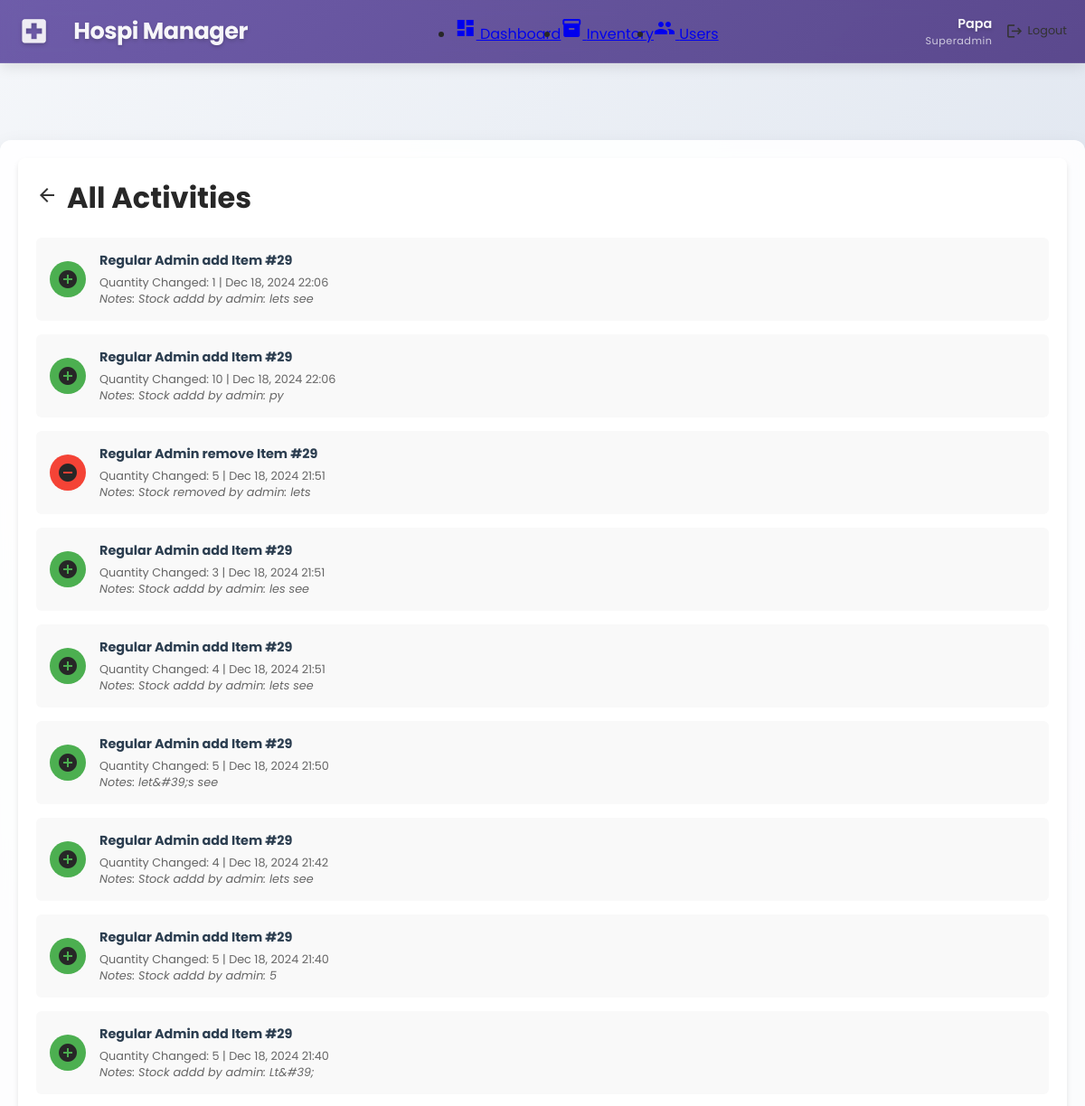
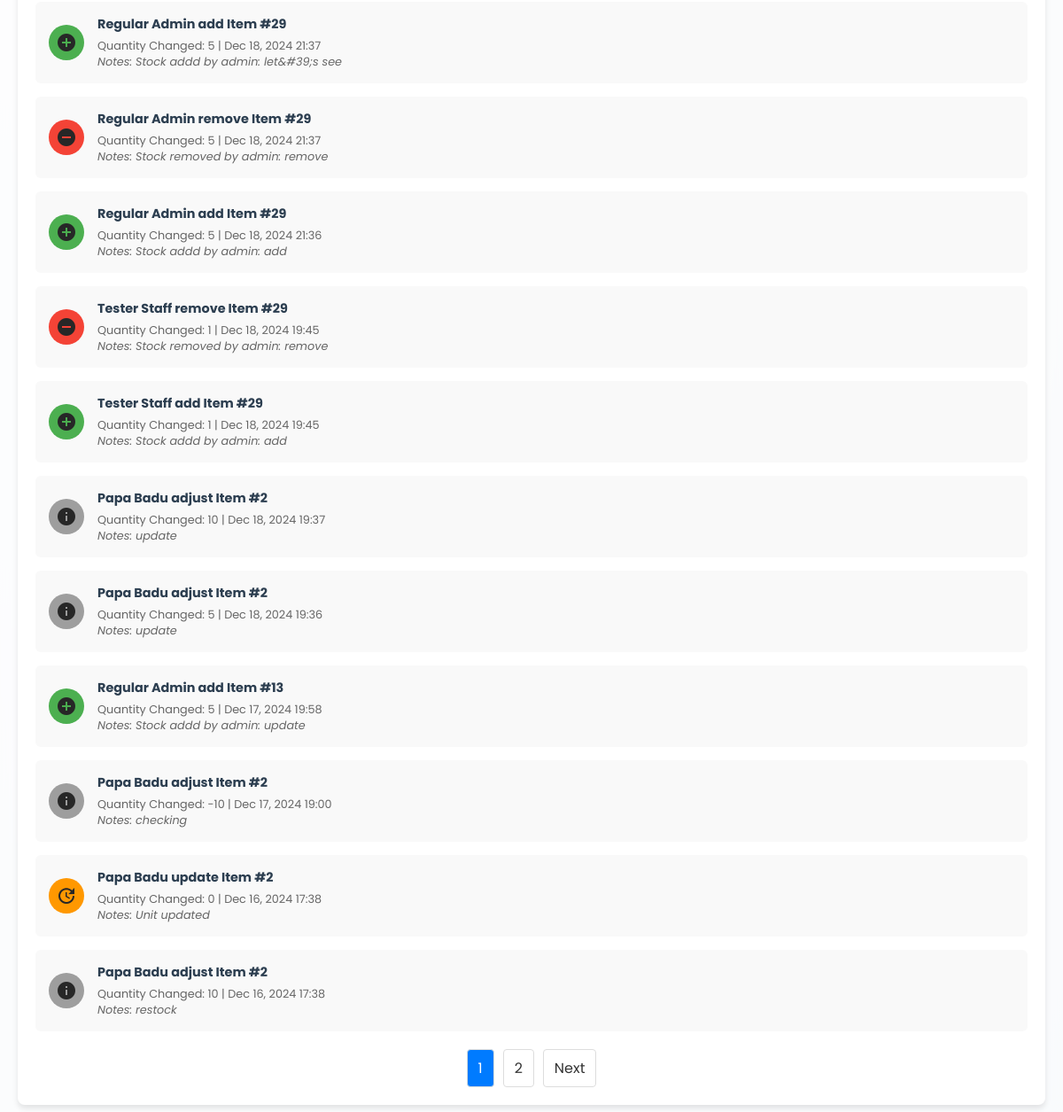
The app's page /view/admin/activities.php (signed in) with its own data (2 pictures, top to bottom).
### tables this page shows
CREATE TABLE `activity_log` (
  `log_id` int(11) NOT NULL,
  `user_id` int(11) NOT NULL,
  `action` varchar(20) NOT NULL,
  `item_id` int(11) NOT NULL,
  `quantity_changed` int(11) NOT NULL,
  `notes` text DEFAULT NULL,
  `timestamp` timestamp NOT NULL DEFAULT current_timestamp()
);

CREATE TABLE `users` (
  `user_id` int(11) NOT NULL,
  `first_name` varchar(50) NOT NULL,
  `last_name` varchar(50) NOT NULL,
  `email` varchar(100) NOT NULL,
  `password` varchar(255) NOT NULL,
  `role` enum('admin','superadmin','staff') NOT NULL,
  `created_at` timestamp NOT NULL DEFAULT current_timestamp(),
  `last_login` datetime DEFAULT NULL
);

### view/admin/activities.php (the view, shortened to what this page needs)
<?php
require_once BASE_PATH . '/functions/dashboard_functions.php';
$userRole = $_SESSION['role'];
$fullName = $_SESSION['first_name'] ?? 'User';
$page = isset($_GET['page']) ? (int)$_GET['page'] : 1;
$activitiesPerPage = 20;
$offset = ($page - 1) * $activitiesPerPage;
$query = "SELECT al.*, u.first_name, u.last_name
          FROM activity_log al
          JOIN users u ON al.user_id = u.user_id
          ORDER BY al.timestamp DESC
          LIMIT ? OFFSET ?";
$stmt = $conn->prepare($query);
$stmt->bind_param("ii", $activitiesPerPage, $offset);
$stmt->execute();
$result = $stmt->get_result();
$activities = $result->fetch_all(MYSQLI_ASSOC);
$countQuery = "SELECT COUNT(*) as total FROM activity_log";
$countStmt = $conn->prepare($countQuery);
$countStmt->execute();
$totalActivities = $countStmt->get_result()->fetch_assoc()['total'];
$totalPages = ceil($totalActivities / $activitiesPerPage);
function getActivityIcon($action) {
    switch ($action) {
        case 'add':
            return ['icon' => 'add_circle', 'color' => '#4CAF50'];
        case 'remove':
            return ['icon' => 'remove_circle', 'color' => '#F44336'];
        case 'update':
            return ['icon' => 'update', 'color' => '#FF9800'];
        default:
            return ['icon' => 'info', 'color' => '#9E9E9E'];
    }
}
?>
<!DOCTYPE html>
<html lang="en">
<head>
    <link rel="stylesheet" href="../../assets/css/dashboard.css">
</head>
<body>
    <div class="dashboard-container">
        <nav class="top-nav">
            <div class="nav-brand">
                <span class="material-icons">local_hospital</span>
                <span class="brand-name">Hospi Manager</span>
            </div>
            <ul class="nav-menu">
                <li>
                    <a href="dashboard.php">
                        <span class="material-icons">dashboard</span>
                        <span>Dashboard</span>
                    </a>
                </li>
                <li>
                    <a href="inventory.php">
                        <span class="material-icons">inventory</span>
                        <span>Inventory</span>
                    </a>
                </li>
                <?php if ($userRole === 'superadmin'): ?>
                <li>
                    <a href="users.php">
                        <span class="material-icons">people</span>
                        <span>Users</span>
                    </a>
                </li>
                <?php endif; ?>
            </ul>
            <div class="nav-profile">
                <div class="user-info">
                    <span class="user-name"><?= htmlspecialchars($fullName) ?></span>
                    <span class="user-role"><?= ucfirst(htmlspecialchars($userRole)) ?></span>
                </div>
                <a href="../../actions/logout.php" class="logout-btn" onclick="return confirm('Are you sure you want to logout?')">
                    <span class="material-icons">logout</span>
                    <span>Logout</span>
                </a>
            </div>
        </nav>
        <main class="main-content">
            <div class="activities-container">
                <div class="activities-header">
                    <div class="activities-header-content">
                        <a href="dashboard.php" class="back-button">
                            <span class="material-icons">arrow_back</span>
                        </a>
                        <h1>All Activities</h1>
                    </div>
                </div>
                <div class="activities-list">
                    <?php foreach ($activities as $activity):
                        $activityDetails = getActivityIcon($activity['action']);
                    ?>
                    <div class="activity-item">
                        <div class="activity-icon" style="background-color: <?= $activityDetails['color'] ?>;">
                            <span class="material-icons"><?= $activityDetails['icon'] ?></span>
                        </div>
                        <div class="activity-details">
                            <h3>
                                <?= htmlspecialchars($activity['first_name'] . ' ' . $activity['last_name']) ?>
                                <?= htmlspecialchars($activity['action']) ?>
                                Item #<?= htmlspecialchars($activity['item_id']) ?>
                            </h3>
                            <p>
                                Quantity Changed: <?= htmlspecialchars($activity['quantity_changed']) ?>
                                | <?= date('M j, Y H:i', strtotime($activity['timestamp'])) ?>
                            </p>
                            <?php if (!empty($activity['notes'])): ?>
                            <p><em>Notes: <?= htmlspecialchars($activity['notes']) ?></em></p>
                            <?php endif; ?>
                        </div>
                    </div>
                    <?php endforeach; ?>
                </div>
                <div class="pagination">
                    <?php for ($i = 1; $i <= $totalPages; $i++): ?>
                        <?php if ($i == $page): ?>
                            <span class="current"><?= $i ?></span>
                        <?php else: ?>
                            <a href="?page=<?= $i ?>"><?= $i ?></a>
                        <?php endif; ?>
                    <?php endfor; ?>
                    <?php if ($page < $totalPages): ?>
                        <a href="?page=<?= $page + 1 ?>">Next</a>
                    <?php endif; ?>
                </div>
            </div>
        </main>
    </div>
</body>
</html>

### assets/css/dashboard.css (style rules this page uses)
:root { --primary-color: rgb(161, 142, 224); --primary-light: rgba(161, 142, 224, 0.1); --primary-dark: rgb(131, 112, 194); --success-color: rgb(72, 187, 120); --warning-color: rgb(246, 173, 85); --danger-color: rgb(245, 101, 101); --text-dark: rgb(39, 39, 39); --text-light: rgb(107, 114, 128); --white: #ffffff; --background: rgb(249, 250, 251); --nav-height: 4rem; }
* { margin: 0; padding: 0; box-sizing: border-box; font-family: 'Poppins', sans-serif; }
body, html { margin: 0; padding: 0; width: 100%; height: 100%; font-family: 'Poppins', sans-serif; background: linear-gradient(135deg, #f5f7fa 0%, #c3cfe2 100%); background-attachment: fixed; overflow-x: hidden; }
body { color: var(--text-dark); min-height: 100vh; padding-top: 70px; }
.dashboard-container { display: flex; min-height: 100vh; padding-top: 65px; width: 100%; }
.main-content { flex-grow: 1; margin-top: 20px; padding: 20px; max-width: 1200px; width: 100%; margin-left: auto; margin-right: auto; background: rgba(255, 255, 255, 0.9); border-radius: 12px; box-shadow: 0 10px 25px rgba(0, 0, 0, 0.1); backdrop-filter: blur(10px); }
.top-nav { position: fixed; margin-top: 0px; top: 0; left: 0; right: 0; display: flex; justify-content: space-between; align-items: center; height: 70px; background: linear-gradient(135deg, rgba(95, 75, 160, 0.9) 0%, rgba(75, 55, 130, 0.9) 100%); box-shadow: 0 4px 15px rgba(0, 0, 0, 0.1); z-index: 1000; padding: 0 40px; backdrop-filter: blur(10px); border-bottom: 1px solid rgba(255, 255, 255, 0.1); }
.top-nav { display: flex; justify-content: space-between; align-items: center; padding: 10px 20px; }
.nav-brand { display: flex; align-items: center; gap: 1rem; }
.nav-brand .material-icons { color: rgba(255, 255, 255, 0.9); font-size: 2.2rem; margin-right: 10px; text-shadow: 0 2px 4px rgba(0, 0, 0, 0.2); }
.nav-brand .brand-name { color: rgba(255, 255, 255, 0.95); font-size: 1.6rem; font-weight: 700; letter-spacing: -0.5px; text-shadow: 0 2px 4px rgba(0, 0, 0, 0.2); }
.nav-menu { display: flex; align-items: center; }
.nav-profile { display: flex; align-items: center; gap: 15px; }
.user-info { display: flex; flex-direction: column; align-items: flex-end; }
.user-name { font-weight: 600; font-size: 0.9rem; color: rgba(255, 255, 255, 0.95); text-shadow: 0 2px 4px rgba(0, 0, 0, 0.2); }
.user-role { font-size: 0.7rem; color: rgba(255, 255, 255, 0.7); letter-spacing: 0.5px; text-transform: capitalize; }
.logout-btn { display: flex; align-items: center; gap: 5px; text-decoration: none; color: #333; font-size: 0.8rem; }
.logout-btn .material-icons { font-size: 1.2rem; }
.activity-item, .quick-action-card { background: #f9f9fc; border-radius: 10px; padding: 15px; display: flex; align-items: center; transition: all 0.3s ease; }
.activity-icon, .quick-action-icon { width: 45px; height: 45px; border-radius: 50%; display: flex; align-items: center; justify-content: center; margin-right: 15px; }
.activity-details, .quick-action-details { flex-grow: 1; }
.activity-details h3, .quick-action-details h3 { font-size: 0.9rem; color: #2c3e50; margin-bottom: 5px; }
.activity-details p, .quick-action-details p { font-size: 0.8rem; color: #7f8c8d; }

### view/admin/activities.php (style rules this page uses)
.activities-container { background-color: #fff; border-radius: 8px; padding: 20px; box-shadow: 0 4px 6px rgba(0, 0, 0, 0.1); }
.activities-header { display: flex; justify-content: space-between; align-items: center; margin-bottom: 20px; }
.activities-header-content { display: flex; align-items: center; }
.activities-list { display: flex; flex-direction: column; gap: 15px; }
.activity-item { display: flex; align-items: center; background-color: #f9f9f9; padding: 15px; border-radius: 6px; transition: background-color 0.3s ease; }
.activity-icon { width: 40px; height: 40px; border-radius: 50%; display: flex; justify-content: center; align-items: center; margin-right: 15px; }
.activity-details { flex-grow: 1; }
.activity-details h3 { margin: 0 0 5px 0; font-size: 0.9rem; }
.activity-details p { margin: 0; color: #666; font-size: 0.8rem; }
.pagination { display: flex; justify-content: center; margin-top: 20px; gap: 10px; }
.pagination a, .pagination span { padding: 8px 12px; border: 1px solid #ddd; border-radius: 4px; text-decoration: none; color: #333; }
.pagination .current { background-color: #007bff; color: white; }
.back-button { margin-right: 10px; text-decoration: none; color: #333; }

### records on screen
activity_log: user.last_name "Regular Admin", action "add", item "29", quantity_changed "1", timestamp "Dec 18, 2024 22:06", notes "Stock addd by admin: lets see"
activity_log: user.last_name "Regular Admin", action "add", item "29", quantity_changed "10", timestamp "Dec 18, 2024 22:06", notes "Stock addd by admin: py"
activity_log: user.last_name "Regular Admin", action "remove", item "29", quantity_changed "5", timestamp "Dec 18, 2024 21:51", notes "Stock removed by admin: lets"
activity_log: user.last_name "Regular Admin", action "add", item "29", quantity_changed "3", timestamp "Dec 18, 2024 21:51", notes "Stock addd by admin: les see"
activity_log: user.last_name "Regular Admin", action "add", item "29", quantity_changed "4", timestamp "Dec 18, 2024 21:51", notes "Stock addd by admin: lets see"
activity_log: user.last_name "Regular Admin", action "add", item "29", quantity_changed "5", timestamp "Dec 18, 2024 21:50", notes "let&#39;s see"
activity_log: user.last_name "Regular Admin", action "add", item "29", quantity_changed "4", timestamp "Dec 18, 2024 21:42", notes "Stock addd by admin: lets see"
activity_log: user.last_name "Regular Admin", action "add", item "29", quantity_changed "5", timestamp "Dec 18, 2024 21:40", notes "Stock addd by admin: 5"
activity_log: user.last_name "Regular Admin", action "add", item "29", quantity_changed "5", timestamp "Dec 18, 2024 21:40", notes "Stock addd by admin: Lt&#39;"
activity_log: user.last_name "Regular Admin", action "add", item "29", quantity_changed "5", timestamp "Dec 18, 2024 21:37", notes "Stock addd by admin: let&#39;s see"
activity_log: user.last_name "Regular Admin", action "remove", item "29", quantity_changed "5", timestamp "Dec 18, 2024 21:37", notes "Stock removed by admin: remove"
activity_log: user.last_name "Regular Admin", action "add", item "29", quantity_changed "5", timestamp "Dec 18, 2024 21:36", notes "Stock addd by admin: add"
activity_log: user.last_name "Tester Staff", action "remove", item "29", quantity_changed "1", timestamp "Dec 18, 2024 19:45", notes "Stock removed by admin: remove"
activity_log: user.last_name "Tester Staff", action "add", item "29", quantity_changed "1", timestamp "Dec 18, 2024 19:45", notes "Stock addd by admin: add"
activity_log: user.last_name "Papa Badu", action "adjust", item "2", quantity_changed "10", timestamp "Dec 18, 2024 19:37", notes "update"
activity_log: user.last_name "Papa Badu", action "adjust", item "2", quantity_changed "5", timestamp "Dec 18, 2024 19:36", notes "update"
activity_log: user.last_name "Regular Admin", action "add", item "13", quantity_changed "5", timestamp "Dec 17, 2024 19:58", notes "Stock addd by admin: update"
activity_log: user.last_name "Papa Badu", action "adjust", item "2", quantity_changed "-10", timestamp "Dec 17, 2024 19:00", notes "checking"
activity_log: user.last_name "Papa Badu", action "update", item "2", quantity_changed "0", timestamp "Dec 16, 2024 17:38", notes "Unit updated"
activity_log: user.last_name "Papa Badu", action "adjust", item "2", quantity_changed "10", timestamp "Dec 16, 2024 17:38", notes "restock"

### other values on screen
$fullName "Papa"
$userRole "Superadmin"
